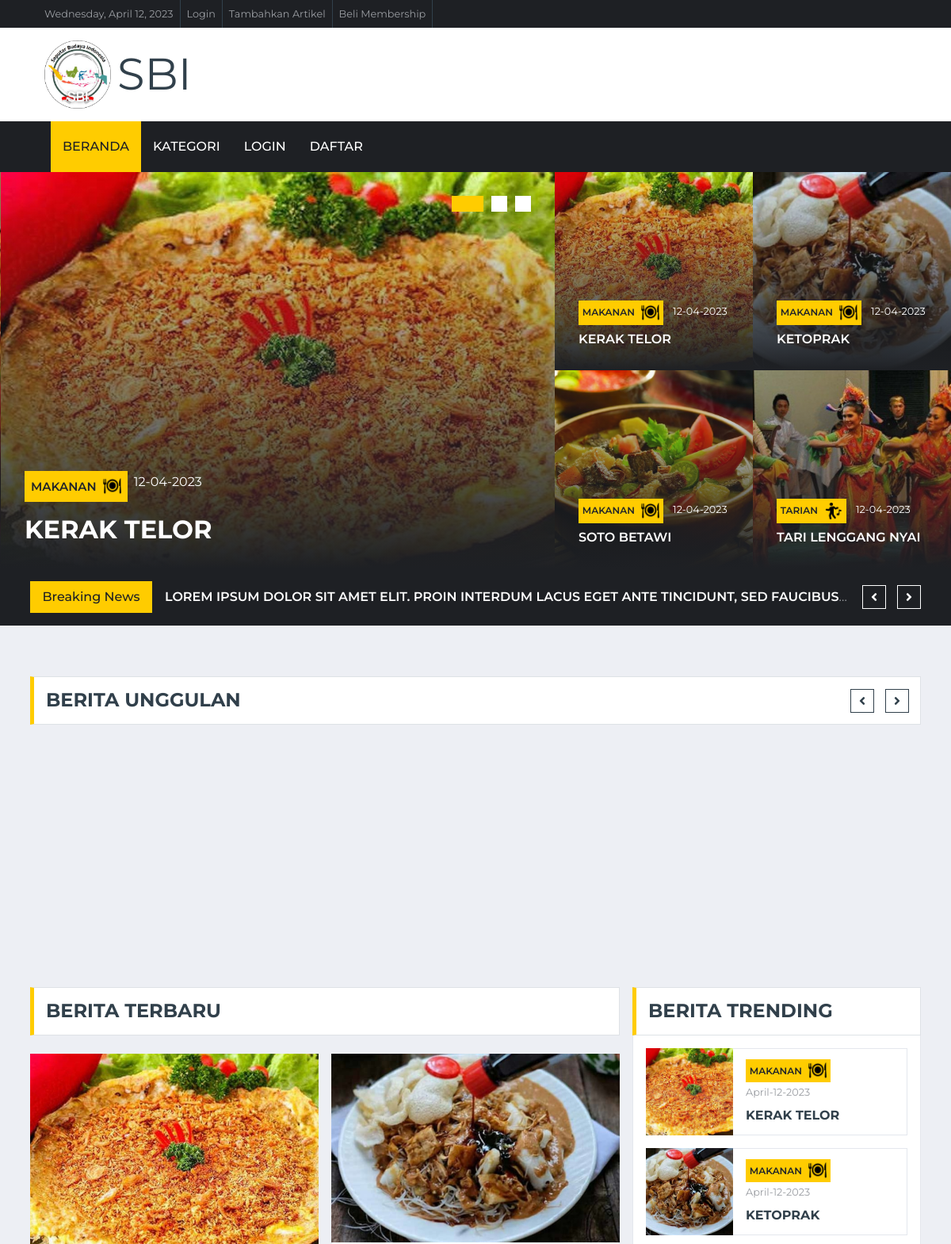
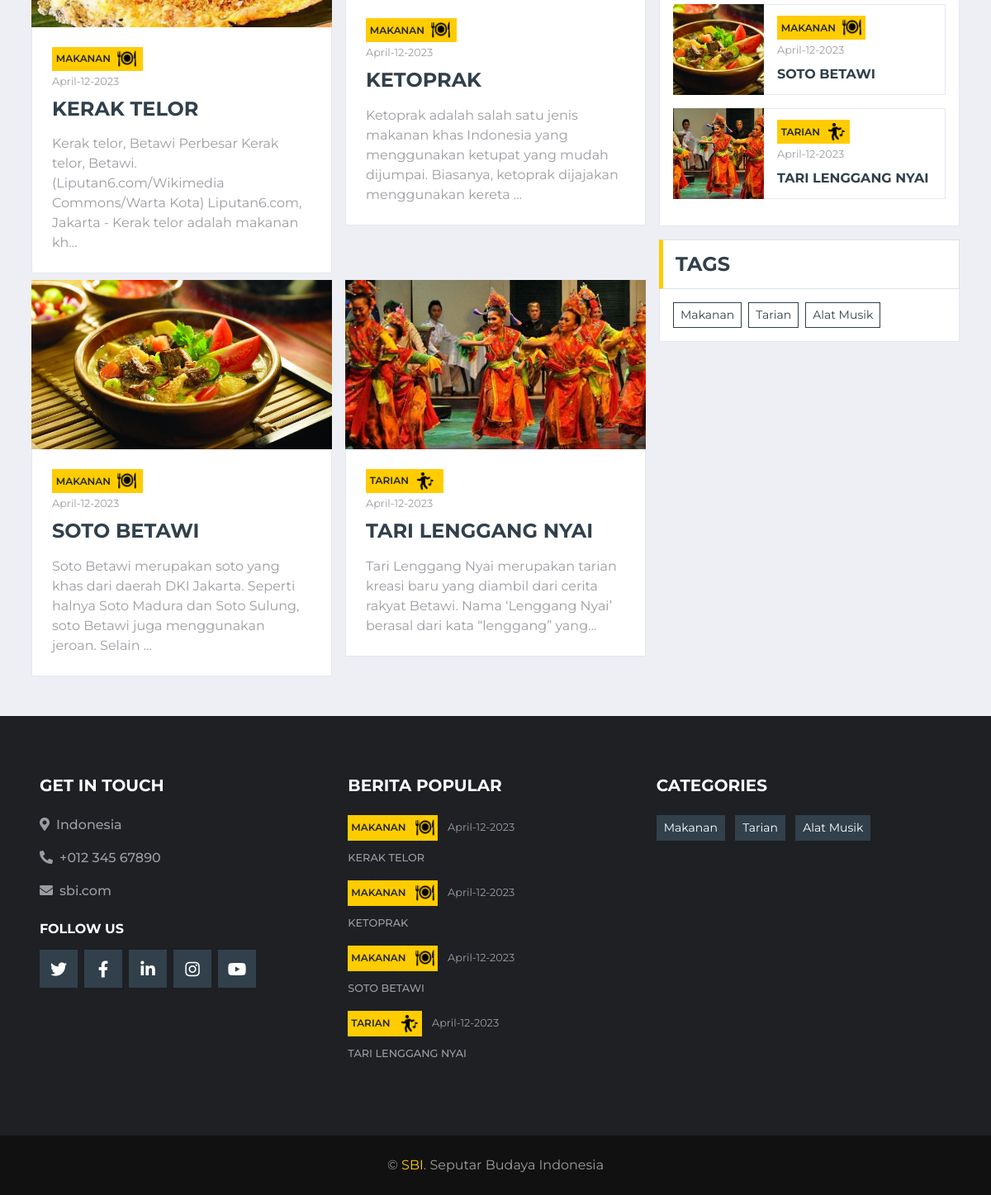
The page / on the database its author committed (2 pictures, top to bottom).
### tables this page shows
CREATE TABLE `upload_content` (
  `id_konten` int(11) NOT NULL,
  `id_user` int(11) NOT NULL,
  `judul_konten` varchar(255) NOT NULL,
  `daerah` varchar(50) NOT NULL,
  `kategori` varchar(50) NOT NULL,
  `kategori2` varchar(50) NOT NULL,
  `isi_konten` text NOT NULL,
  `gambar` text NOT NULL,
  `tgl_konten` datetime NOT NULL DEFAULT current_timestamp()
);

### application/views/templates/featured_news.php (the view, shortened to what the rows shown need)
<div class="container-fluid pt-5 mb-3">
    <div class="container">
        <div class="owl-carousel news-carousel carousel-item-4 position-relative">
            <?php foreach ($featured_newss as $ftr) : ?>
                <?php
                   $daerah          = $ftr->daerah;
                   $kategori_folder = $ftr->kategori;
                   ?>
                <div class="position-relative overflow-hidden" style="height: 300px;">
                    <img src="<?= base_url() . '/upload_image/' . $daerah . '/' . strtolower($kategori_folder) . '/' . $ftr->gambar ?>" class="img-fluid w-100 h-100" style="object-fit: cover;">
                    <div class="overlay">
                        <div class="mb-2">
                        <?php if ($ftr->kategori == "tarian") { ?>
                                            <a class="badge badge-primary text-uppercase font-weight-semi-bold mr-1 d-flex align-items-center" href="<?=base_url('kategori/tarian')?>"><?= $ftr->kategori ?> <img src="<?= base_url() ?>assets/img/dance_icon.png" style="height: 23px;" class="ml-2" alt=""></a>
                       <?php }; ?>
                        <?php if ($ftr->kategori == "makanan") { ?>
                                            <a class="badge badge-primary text-uppercase font-weight-semi-bold mr-1 d-flex align-items-center" href="<?=base_url('kategori/makanan')?>"><?= $ftr->kategori ?> <img src="<?= base_url() ?>assets/img/food-icon.png" style="height: 23px;" class="ml-2" alt=""></a>
                       <?php }; ?>
                            <?php $originalDate = $ftr->tgl_konten; $newDate = date("F-d-Y", strtotime($originalDate));?>
                            <a class="text-white" href=""><small><?= $newDate ?></small></a>
                        </div>
                        <a class="h6 m-0 text-white text-uppercase font-weight-semi-bold" href="<?= base_url('detail/detail_konten/' . $ftr->id_konten); ?>"><?= $ftr->judul_konten ?></a>
                    </div>
                </div>
            <?php endforeach; ?>
        </div>
    </div>
</div>

### application/views/main_content.php (shortened to what the rows shown need)
<div class="container-fluid">
    <div class="row">
        <div class="col-lg-7 px-0">
            <div class="owl-carousel main-carousel position-relative">
                <?php foreach ($home as $hm) {  ?>
                    <?php $daerah          = $hm->daerah; ?>
                    <?php $kategori_folder = $hm->kategori; ?>
                    <?php if ($hm->kategori2 == "slider_home") :    ?>
                        <div class="position-relative overflow-hidden" style="height: 500px;">
                            <img src="<?= base_url() . '/upload_image/' . $daerah . '/' . strtolower($kategori_folder) . '/' . $hm->gambar ?>" class="img-fluid h-100" alt="...">
                            <div class="overlay">
                                <div class="mb-2">
                                    <h5 class="d-flex">
                                        <?php if ($hm->kategori == "makanan") { ?>
                                            <a class="badge badge-primary text-uppercase font-weight-semi-bold p-2 mr-2 d-flex align-items-center" href="<?=base_url('kategori/makanan')?>"><?= $hm->kategori ?> <img src="<?= base_url() ?>assets/img/food-icon.png" style="height: 23px;" class="ml-2" alt=""></a>
                                        <?php }; ?>
                                        <?php $originalDate = $hm->tgl_konten; $newDate = date("d-m-Y", strtotime($originalDate));?><a class="text-white" href=""><small><?= $newDate ?></small></a>
                                    </h5>
                                </div>
                                <a class="h2 m-0 text-white text-uppercase font-weight-bold" href="<?= base_url('detail/detail_konten/' . $hm->id_konten); ?>"><?= $hm->judul_konten ?></a>
                            </div>
                        </div>
                    <?php endif; ?>
                <?php } ?>
            </div>
        </div>
        <div class="col-lg-5 px-0">
            <div class="row mx-0">
                <?php foreach ($home as $hm) : ?>
                    <?php
                       $daerah          = $hm->daerah;
                       $kategori_folder = $hm->kategori;
                       ?>
                    <div class="col-md-6 px-0">
                        <div class="position-relative overflow-hidden" style="height: 250px;">
                            <img src="<?= base_url() . '/upload_image/' . $daerah . '/' . strtolower($kategori_folder) . '/' . $hm->gambar ?>" class="img-fluid w-100 h-100" style="object-fit: cover;">
                            <div class="overlay">
                                <div class="mb-2">
                                    <?php if ($hm->kategori == "tarian") { ?>
                                        <a class="badge badge-primary text-uppercase font-weight-semi-bold pt-1 pb-1 mr-2" href="<?=base_url('kategori/tarian')?>"><?= $hm->kategori ?><img src="<?= base_url() ?>assets/img/dance_icon.png" style="height: 23px;" class="ml-2" alt=""></a>
                                    <?php }; ?>
                                    <?php if ($hm->kategori == "makanan") { ?>
                                        <a class="badge badge-primary text-uppercase font-weight-semi-bold pt-1 pb-1 mr-2" href="<?=base_url('kategori/makanan')?>"><?= $hm->kategori ?><img src="<?= base_url() ?>assets/img/food-icon.png" style="height: 23px;" class="ml-2" alt=""></a>
                                    <?php }; ?>
                                    <?php $originalDate = $hm->tgl_konten; $newDate = date("d-m-Y", strtotime($originalDate));?><a class="text-white" href=""><small><?= $newDate ?></small></a>
                                </div>
                                <a class="h6 m-0 text-white text-uppercase font-weight-semi-bold" href="<?= base_url('detail/detail_konten/' . $hm->id_konten); ?>"><?= $hm->judul_konten ?></a>
                            </div>
                        </div>
                    </div>
                <?php endforeach; ?>
            </div>
        </div>
    </div>
</div>

### application/views/templates/news_sidebar.php (shortened to what the rows shown need)
<div class="container-fluid">
    <div class="container">
        <div class="row">
            <div class="col-lg-8">
                <div class="row">
                    <?php foreach ($berita_terbaru as $brt) : ?>
                        <div class="col-lg-6">
                            <div class="position-relative ">
                                <div class="mt-2 ">
                                    <?php
                                     $daerah          = $brt->daerah;
                                     $kategori_folder = $brt->kategori;
                                     ?>
                                    <img src="<?= base_url() . '/upload_image/' . $daerah . '/' . strtolower($kategori_folder) . '/' . $brt->gambar ?>" class="img-fluid w-100 h-100" style="object-fit: cover;">
                                    <div class="bg-white border border-top-0 p-4">
                                        <div class="mb-2">
                                            <?php if ($brt->kategori == "makanan") { ?>
                                                <a href="<?=base_url('kategori/makanan')?>" class="badge badge-primary text-uppercase font-weight-semi-bold mr-1 d-flex align-items-center " style="width: 35%;" href=""><?= $brt->kategori ?> <img src="<?= base_url() ?>assets/img/food-icon.png" style="height: 23px;" class="ml-2" alt=""></a>
                                            <?php }; ?>
                                            <?php if ($brt->kategori == "tarian") { ?>
                                                <a href="<?=base_url('kategori/tarian')?>" class="badge badge-primary text-uppercase font-weight-semi-bold mr-1 d-flex align-items-center " style="width: 30%;" href=""><?= $brt->kategori ?> <img src="<?= base_url() ?>assets/img/dance_icon.png" style="height: 23px;" class="ml-2" alt=""></a>
                                            <?php }; ?>
                                            <?php $originalDate = $brt->tgl_konten; $newDate = date("F-d-Y", strtotime($originalDate));?>
                                            <a class="text-body mt-5" href=""><small><?= $newDate ?></small></a>
                                        </div>
                                        <a class="h4 d-block mb-3 text-secondary text-uppercase font-weight-bold" href="<?= base_url('detail/detail_konten/' . $brt->id_konten); ?>"><?= $brt->judul_konten ?></a>
                                        <p class="m-0"><?= substr($brt->isi_konten, 0, 150) . '...'; ?></p>
                                    </div>
                                </div>
                            </div>
                        </div>
                    <?php endforeach; ?>
                </div>
            </div>
            <div class="col-lg-4">
                <div class="mb-3">
                    <div class="bg-white border border-top-0 p-3">
                    <?php foreach ($berita_terbaru as $brt) : ?>
                     <?php
                 $daerah          = $brt->daerah;
                 $kategori_folder = $brt->kategori;
                 ?>
                        <div class="d-flex align-items-center bg-white mb-3" style="height: 110px;">
                            <img src="<?= base_url() . '/upload_image/' . $daerah . '/' . strtolower($kategori_folder) . '/' . $brt->gambar ?>" class="img-fluid" style="height: 110px; width: 110px; object-fit: cover;">
                            <div class="w-100 h-100 px-3 d-flex flex-column justify-content-center border border-left-0">
                                <div class="mb-2">
                                    <?php if ($brt->kategori == "tarian") { ?>
                                                <a href="<?=base_url('kategori/alat_musik')?>" class="badge badge-primary text-uppercase font-weight-semi-bold mr-1 d-flex align-items-center " style="width: 47%;" href=""><?= $brt->kategori ?> <img src="<?= base_url() ?>assets/img/dance_icon.png" style="height: 23px;" class="ml-2" alt=""></a>
                                            <?php }; ?>
                                    <?php if ($brt->kategori == "makanan") { ?>
                                                <a href="<?=base_url('kategori/makanan')?>" class="badge badge-primary text-uppercase font-weight-semi-bold mr-1 d-flex align-items-center " style="width: 57%;" href=""><?= $brt->kategori ?> <img src="<?= base_url() ?>assets/img/food-icon.png" style="height: 23px;" class="ml-2" alt=""></a>
                                            <?php }; ?>
                                    <?php $originalDate = $brt->tgl_konten; $newDate = date("F-d-Y", strtotime($originalDate));?><a class="text-body" href=""><small><?= $newDate ?></small></a>
                                </div>
                                <a class="h6 m-0 text-secondary text-uppercase font-weight-bold" href="<?= base_url('detail/detail_konten/' . $brt->id_konten); ?>"><?=$brt->judul_konten?></a>
                            </div>
                        </div>
                     <?php endforeach; ?>
                    </div>
                </div>
            </div>
        </div>
    </div>
</div>

### application/views/templates/footer_content.php (shortened to what the rows shown need)
<div class="container-fluid bg-dark pt-5 px-sm-3 px-md-5 mt-5">
    <div class="row py-4">
        <div class="col-lg-4 col-md-6 mb-5">
            <?php foreach ($berita_terbaru as $brt) :?>
            <div class="mb-3">
                <div class="mb-2">
                <?php if ($brt->kategori == "tarian") { ?>
                    <a class="badge badge-primary text-uppercase font-weight-semi-bold p-1 mr-2" href="<?=base_url('kategori/tarian')?>"><?= $brt->kategori ?> <img src="<?= base_url() ?>assets/img/dance_icon.png" style="height: 23px;" class="ml-2" alt=""></a>
                    <?php }; ?>
                <?php if ($brt->kategori == "makanan") { ?>
                    <a class="badge badge-primary text-uppercase font-weight-semi-bold p-1 mr-2" href="<?=base_url('kategori/makanan')?>"><?= $brt->kategori ?> <img src="<?= base_url() ?>assets/img/food-icon.png" style="height: 23px;" class="ml-2" alt=""></a>
                    <?php }; ?>
                    <?php $originalDate = $brt->tgl_konten; $newDate = date("F-d-Y", strtotime($originalDate));?><a class="text-body" href=""><small><?= $newDate ?></small></a>
                </div>
                <a class="small text-body text-uppercase font-weight-medium" href=""><?=$brt->judul_konten;?></a>
            </div>
            <?php endforeach ; ?>
        </div>
    </div>
</div>

### rows shown on the page
upload_content: daerah+kategori+gambar (picture), kategori "MAKANAN", tgl_konten "12-04-2023", judul_konten "KERAK TELOR", tgl_konten "April-12-2023", isi_konten "Kerak telor, Betawi Perbesar Kerak telor, Betawi. (Liputan6.com/Wikimedia Commons/Warta Kota) Liputan6.com, Jakarta - Kerak telor adalah makanan kh"
upload_content: daerah+kategori+gambar (picture), kategori "MAKANAN", tgl_konten "12-04-2023", judul_konten "KETOPRAK", tgl_konten "April-12-2023", isi_konten "Ketoprak adalah salah satu jenis makanan khas Indonesia yang menggunakan ketupat yang mudah dijumpai. Biasanya, ketoprak dijajakan menggunakan kereta"
upload_content: daerah+kategori+gambar (picture), kategori "MAKANAN", tgl_konten "12-04-2023", judul_konten "SOTO BETAWI", tgl_konten "April-12-2023", isi_konten "Soto Betawi merupakan soto yang khas dari daerah DKI Jakarta. Seperti halnya Soto Madura dan Soto Sulung, soto Betawi juga menggunakan jeroan. Selain"
upload_content: daerah+kategori+gambar (picture), kategori "TARIAN", tgl_konten "12-04-2023", judul_konten "TARI LENGGANG NYAI", tgl_konten "April-12-2023", isi_konten "Tari Lenggang Nyai merupakan tarian kreasi baru yang diambil dari cerita rakyat Betawi. Nama ‘Lenggang Nyai’ berasal dari kata “lenggang” yang"
